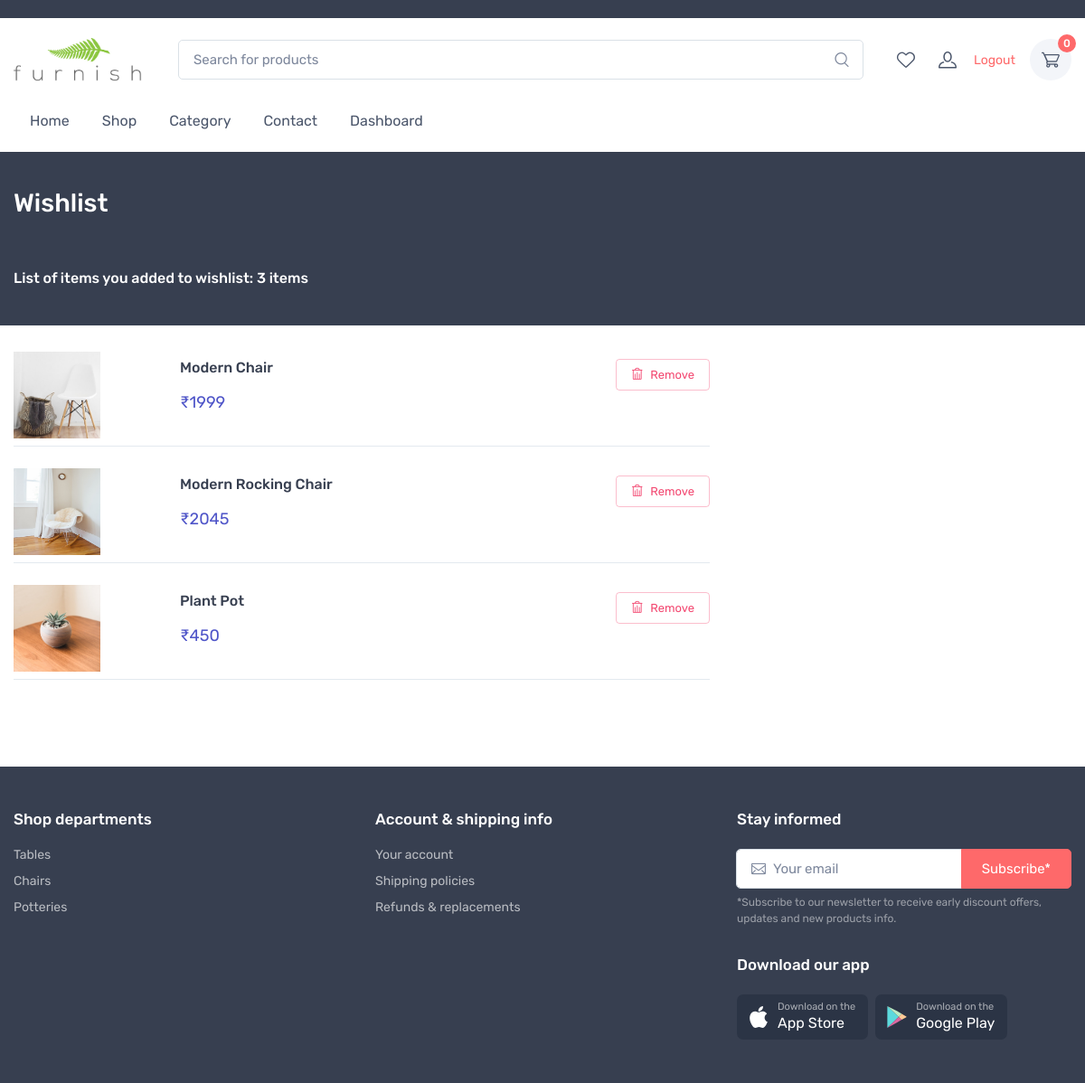
Page /cart/wishlist/ (signed in) on the committed database.
### cart/models.py (models this page shows)
class Wishlist(models.Model):
    user      = models.ForeignKey(User,on_delete=models.CASCADE,null=True)
    product   = models.ForeignKey(Product,on_delete=models.CASCADE,null=True)
    cart      = models.ForeignKey(Cart, on_delete=models.CASCADE, null=True)
    is_active = models.BooleanField(default=True)

### store/models.py (models this page shows, shortened)
class Product(models.Model):
    product_name    = models.CharField(max_length=200, unique=True)
    slug            = models.SlugField(max_length=200, unique=True)
    description     = models.TextField(max_length=500, blank=True)
    price           = models.IntegerField()
    images          = models.ImageField(upload_to='photos/products')
    stock           = models.IntegerField()
    is_available    = models.BooleanField(default=True)
    category        = models.ForeignKey(Categorie, on_delete=models.CASCADE)
    created_date    = models.DateTimeField(auto_now_add=True)
    modified_date   = models.DateTimeField(auto_now=True)

### cart/views.py (the view)
# urls.py: path('wishlist/',views.wishlist, name='wishlist'),
def wishlist(request, wishitems=None):
    try:
        if request.user.is_authenticated:
            wishitems = Wishlist.objects.filter(user=request.user,is_active=True)
        else:
            cart = Cart.objects.get(cart_id= _cart_id(request))
            wishitems = Wishlist.objects.filter(cart=cart, is_active = True)
    except ObjectDoesNotExist:
        pass
    context={
        'wishitems':wishitems,
    }
    return render(request, 'store/wishlist.html',context)

### cart/context_processors.py (called while the page is built)
def counter(request):
    cart_count = 0
    if 'admin' in request.path:
        return {}
    else:
        try:
            cart = Cart.objects.filter(cart_id=_cart_id(request))
            if request.user.is_authenticated:
                cart_items = CartItem.objects.all().filter(user=request.user)
            else:
                cart_items = CartItem.objects.all().filter(cart=cart[:1])
            for cart_item in cart_items:
                cart_count += cart_item.quantity
        except Cart.DoesNotExist:
            cart_count = 0
    return dict(cart_count=cart_count)

def wish_counter(request):
    wish_count = 0
    if 'admin' in request.path:
        return {}
    else:
        try:
            cart = Cart.objects.filter(cart_id=_cart_id(request))
            if request.user.is_authenticated:
                wishitem = Wishlist.objects.all().filter(user=request.user)
            else:
                wishitem = Wishlist.objects.all().filter(cart=cart[:1])
            for item in wishitem:
                wish_count += 1
        except Cart.DoesNotExist:
            wish_count = 0
    return dict(wish_count=wish_count)

### cart/views.py (called while the page is built)
def _cart_id(request):
    cart = request.session.session_key
    if not cart:
        cart = request.session.create()
    return cart

### category/context_processors.py (called while the page is built)
def menu_links(request):
    links = Categorie.objects.all()
    return dict(links=links)

### templates/store/wishlist.html (shortened to what this page needs)
{% extends 'base.html' %}
{% load static %}
{% block content %}
{% if not wishitems %}
<div class="container p-5">
<h2 class="text-center">You have no items in wishlist</h2>
<br>
<div  class=" text-center ">
  <a href="{% url 'store' %}" class="btn btn-danger">Continue Shopping</a>
  {% comment %} <h2 style="margin-left:33rem;" class="h6 text-light mb-0">Products</h2><a class="btn btn-outline-primary btn-sm ps-2" href="{% url 'store' %}"><i class="ci-arrow-left me-2"></i>Continue shopping</a> {% endcomment %}
</div>
</div>
{% else %}
      <div class="page-title-overlap bg-dark pt-4">
        <div class="container d-lg-flex justify-content-between py-2 py-lg-3">
          <div class="order-lg-1 pe-lg-4 text-center text-lg-start">
            <h1 class="h3 text-light mb-0">Wishlist</h1>
          </div>
        </div>
      </div>
      <div class="container pb-5 mb-2 mb-md-4">
        <div class="row">
          <section class="col-lg-8">
            <div class="d-none d-lg-flex justify-content-between align-items-center pt-lg-3 pb-4 pb-lg-5 mb-lg-3">
              <h6 class="fs-base text-light mb-0">List of items you added to wishlist: {{wish_count}} items</h6>
            </div>
            {% for item in wishitems %}
            <div class="d-sm-flex justify-content-between mt-lg-4 mb-4 pb-3 pb-sm-2 border-bottom">
              <div class="d-block d-sm-flex align-items-start text-center text-sm-start"><a class="d-block flex-shrink-0 mx-auto me-sm-4" href="{% url 'product_detail'  item.product.category.slug item.product.slug %}" style="width: 10rem; "><img style="width: 6rem; height: 6rem;" src="{{item.product.images.url}}" alt="Product"></a>
                <div class="pt-2">
                  <h3 class="product-title fs-base mb-2"><a href="{% url 'product_detail'  item.product.category.slug item.product.slug %}">{{item.product.product_name}}</a></h3>
                  <div class="fs-lg text-accent pt-2">₹{{item.product.price}}</div>
                </div>
              </div>
              <div class="pt-2 ps-sm-3 mx-auto mx-sm-0 text-center">
                <a href="{% url 'remove_from_wishlist' item.id  %}" ><button class="btn btn-outline-danger btn-sm" type="button"><i class="ci-trash me-2"></i>Remove</button></a>
              </div>
            </div>
            {% endfor %}
          </section>
        </div>
      </div>
    </main>
    {% endif %}
    {% endblock %}

### rows in the picture
Wishlist: product.images (picture), product.product_name "Modern Chair", product.price "1999"
Wishlist: product.images (picture), product.product_name "Modern Rocking Chair", product.price "2045"
Wishlist: product.images (picture), product.product_name "Plant Pot", product.price "450"

### other values in the picture
{{ cart_count }} "0"
{{ wish_count }} "3"
